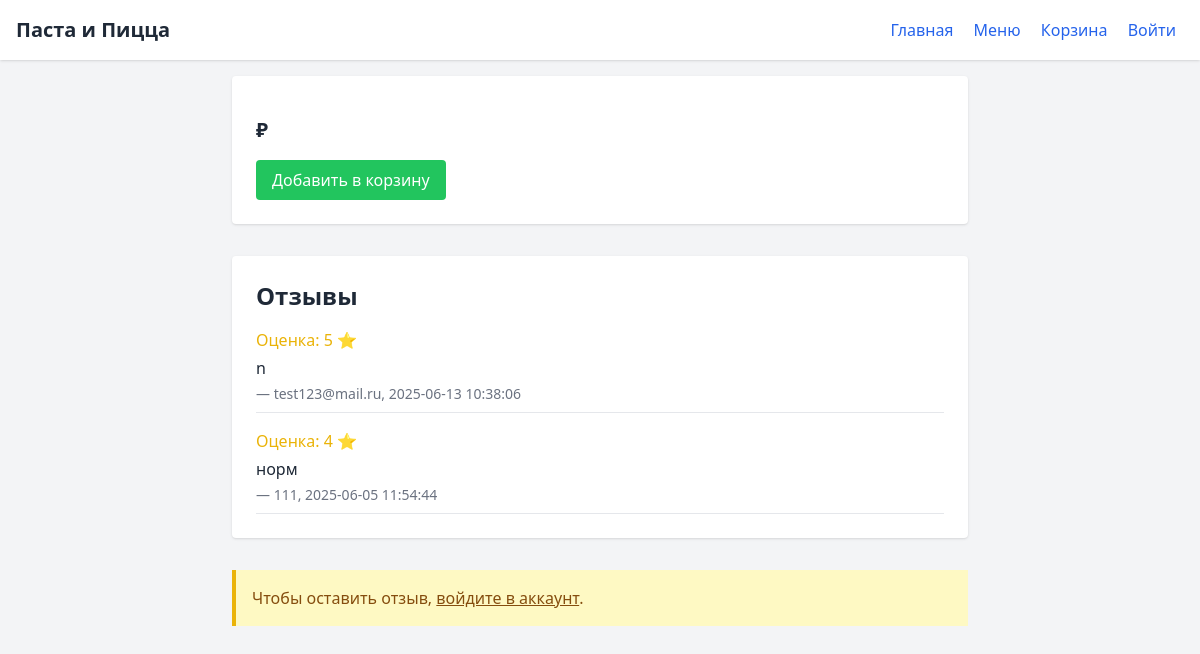
The page /dish/1 on the database its author committed.
### tables this page shows
CREATE TABLE reviews (
    id INTEGER PRIMARY KEY AUTOINCREMENT,
    user_id INTEGER,
    dish_id INTEGER,
    rating INTEGER,
    text TEXT,
    created_at TEXT,
    FOREIGN KEY(user_id) REFERENCES users(id),
    FOREIGN KEY(dish_id) REFERENCES dishes(id)
);

CREATE TABLE users (
    id INTEGER PRIMARY KEY AUTOINCREMENT,
    email TEXT UNIQUE,
    name TEXT,
    password TEXT,
    is_admin INTEGER DEFAULT 0
);

### app.py (the view)
@app.route("/dish/<int:dish_id>")
def dish_detail(dish_id):
    dish = get_dish_by_id(dish_id)
    reviews = get_reviews_for_dish(dish_id)
    return render_template("dish_detail.html", dish=dish, reviews=reviews)

### app.py (called while the page is built)
@app.before_request
def before_request():
    get_db()

@app.teardown_appcontext
def teardown_db(exception):
    close_db()

def get_dish_by_id(dish_id):
    row = query_db("SELECT * FROM dishes WHERE id=?", (dish_id,), one=True)
    return dict(row) if row else None

def get_reviews_for_dish(dish_id):
    reviews = query_db(
        "SELECT r.rating, r.text, u.name, r.created_at FROM reviews r JOIN users u ON r.user_id = u.id WHERE r.dish_id=? ORDER BY r.created_at DESC",
        (dish_id,))
    return [dict(row) for row in reviews]

### database.py (called while the page is built)
def get_db():
    if 'db' not in g:
        conn = sqlite3.connect(DB_PATH)
        conn.row_factory = sqlite3.Row
        g.db = conn
    return g.db

def query_db(query, args=(), one=False):
    cur = get_db().execute(query, args)
    rv = cur.fetchall()
    cur.close()
    return (rv[0] if rv else None) if one else rv

### templates/dish_detail.html (shortened to what this page needs)
<!DOCTYPE html>
<html lang="ru">
<head>
  <script src="https://cdn.tailwindcss.com"></script>
</head>
<body class="bg-gray-100 text-gray-800">
  <header class="bg-white shadow p-4 flex justify-between items-center">
    <h1 class="text-xl font-bold">Паста и Пицца</h1>
    <nav>
      <a href="/" class="mx-2 text-blue-600 hover:underline">Главная</a>
      <a href="/menu" class="mx-2 text-blue-600 hover:underline">Меню</a>
      <a href="/cart" class="mx-2 text-blue-600 hover:underline">Корзина</a>
      {% if session.user_id %}
        <span class="mx-2 text-gray-700">Привет, {{ session.user_name }}!</span>
        <a href="/logout" class="mx-2 text-red-600 hover:underline">Выйти</a>
      {% else %}
        <a href="/login" class="mx-2 text-blue-600 hover:underline">Войти</a>
      {% endif %}
    </nav>
  </header>
  <main class="p-4 max-w-3xl mx-auto">
    <div class="bg-white shadow rounded p-6 mb-8">
      <p class="text-xl font-semibold mb-4">{{ dish.price }} ₽</p>
      <form action="/cart" method="post" class="inline">
        <button type="submit" class="px-4 py-2 bg-green-500 text-white rounded hover:bg-green-600">Добавить в корзину</button>
      </form>
    </div>
    <div class="bg-white shadow rounded p-6 mb-8">
      <h3 class="text-2xl font-bold mb-4">Отзывы</h3>
      {% if reviews %}
        <div class="space-y-4">
          {% for review in reviews %}
            <div class="border-b pb-2">
              <p class="text-yellow-500 mb-1">Оценка: {{ review.rating }} ⭐️</p>
              <p class="text-gray-800 mb-1">{{ review.text }}</p>
              <p class="text-sm text-gray-500">— {{ review.name }}, {{ review.created_at }}</p>
            </div>
          {% endfor %}
        </div>
      {% else %}
        <p class="text-gray-600">Отзывов пока нет. Будьте первым!</p>
      {% endif %}
    </div>
    {% if session.user_id %}
      <div class="bg-white shadow rounded p-6">
        <h3 class="text-2xl font-bold mb-4">Оставить отзыв</h3>
        <form action="/review/{{ dish.id }}" method="post">
          <label for="rating" class="block mb-2">Оценка (1–5):</label>
          <select name="rating" id="rating" class="mb-4 w-full border rounded px-3 py-2">
            {% for i in range(1,6) %}
              <option value="{{ i }}">{{ i }}</option>
            {% endfor %}
          </select>
          <label for="text" class="block mb-2">Ваш отзыв:</label>
          <textarea name="text" id="text" rows="4" class="w-full border rounded px-3 py-2 mb-4"></textarea>
          <button type="submit" class="px-4 py-2 bg-blue-600 text-white rounded hover:bg-blue-700">Отправить</button>
        </form>
      </div>
    {% else %}
      <div class="bg-yellow-100 border-l-4 border-yellow-500 p-4">
        <p class="text-yellow-800">Чтобы оставить отзыв, <a href="/login" class="underline">войдите в аккаунт</a>.</p>
      </div>
    {% endif %}
  </main>
</body>
</html>

### rows shown on the page
reviews: rating "5", text "n", name "test123@mail.ru", created_at "2025-06-13 10:38:06"
reviews: rating "4", text "норм", name "111", created_at "2025-06-05 11:54:44"
